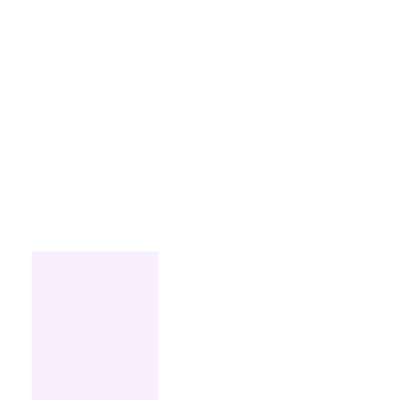
Frame 1 (no input)
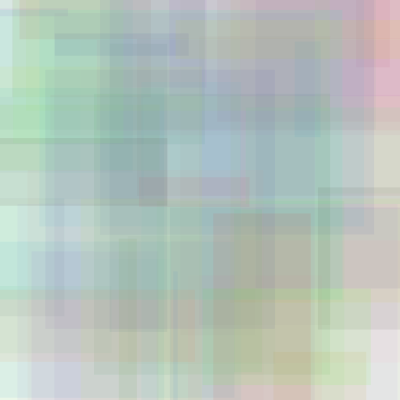
Frame 60 (the mouse pressed at the canvas centre just before this capture)
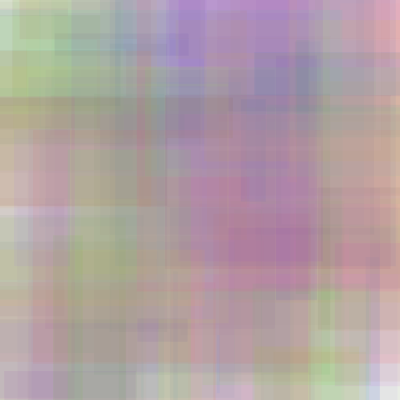
Frame 120 (the mouse held since frame 60 and released just before this capture)

The Processing sketch that drew these frames (run headless with seeded random() and noise(); from frame 60 on, the mouse is pressed at the canvas centre):

// Processing sketch: processing_108749
// ── processing_108749.pde

// The setup program is called one time at the beginning
// of the program.
void setup() {
  size(400,400);
  rectMode(CENTER);
  background(#FFFFFF);
  noStroke();
}
 
// the draw() function is called many times per second
// it's very useful for animating objects
 
// notice the opening and closing of curly braces
// everything in between them is run many times per second
 
void draw() {
   
  // draw a random mostly transparent rectangle 
  fill(random(255), random(255), random(255) ,20);
  rect(random(width),random(height),random(width),random(height));  
}
